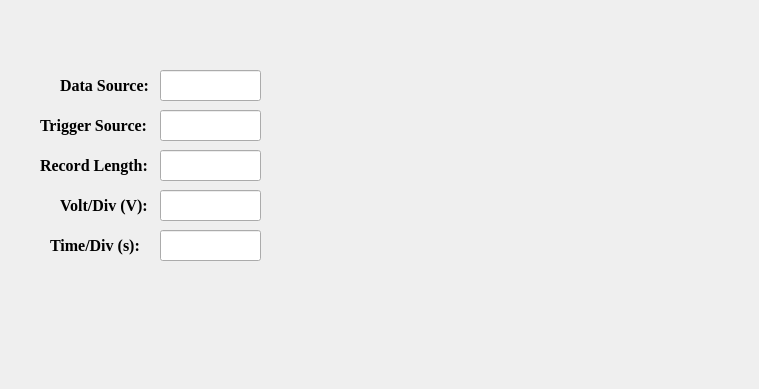
    <widget class="QWidget" name="Ocilloscope">
     <attribute name="title">
      <string>Ocilloscope</string>
     </attribute>
     <widget class="QLineEdit" name="data_source_line">
      <property name="geometry">
       <rect>
        <x>160</x>
        <y>70</y>
        <width>101</width>
        <height>31</height>
       </rect>
      </property>
      <property name="text">
       <string/>
      </property>
     </widget>
     <widget class="QLabel" name="label_32">
      <property name="geometry">
       <rect>
        <x>50</x>
        <y>230</y>
        <width>101</width>
        <height>31</height>
       </rect>
      </property>
      <property name="font">
       <font>
        <family>Times New Roman</family>
        <pointsize>12</pointsize>
        <weight>75</weight>
        <bold>true</bold>
       </font>
      </property>
      <property name="text">
       <string>Time/Div (s):</string>
      </property>
     </widget>
     <widget class="QLabel" name="label_46">
      <property name="geometry">
       <rect>
        <x>40</x>
        <y>150</y>
        <width>111</width>
        <height>31</height>
       </rect>
      </property>
      <property name="font">
       <font>
        <family>Times New Roman</family>
        <pointsize>12</pointsize>
        <weight>75</weight>
        <bold>true</bold>
       </font>
      </property>
      <property name="text">
       <string>Record Length:</string>
      </property>
     </widget>
     <widget class="QLineEdit" name="trig_source_line">
      <property name="geometry">
       <rect>
        <x>160</x>
        <y>110</y>
        <width>101</width>
        <height>31</height>
       </rect>
      </property>
      <property name="text">
       <string/>
      </property>
     </widget>
     <widget class="QLineEdit" name="t_div_line">
      <property name="geometry">
       <rect>
        <x>160</x>
        <y>230</y>
        <width>101</width>
        <height>31</height>
       </rect>
      </property>
      <property name="text">
       <string/>
      </property>
     </widget>
     <widget class="QLineEdit" name="rec_length_line">
      <property name="geometry">
       <rect>
        <x>160</x>
        <y>150</y>
        <width>101</width>
        <height>31</height>
       </rect>
      </property>
      <property name="text">
       <string/>
      </property>
     </widget>
     <widget class="QLabel" name="label_63">
      <property name="geometry">
       <rect>
        <x>60</x>
        <y>70</y>
        <width>101</width>
        <height>31</height>
       </rect>
      </property>
      <property name="font">
       <font>
        <family>Times New Roman</family>
        <pointsize>12</pointsize>
        <weight>75</weight>
        <bold>true</bold>
       </font>
      </property>
      <property name="text">
       <string>Data Source:</string>
      </property>
     </widget>
     <widget class="PlotWidget" name="plot_graph_10" native="true">
      <property name="geometry">
       <rect>
        <x>350</x>
        <y>80</y>
        <width>400</width>
        <height>300</height>
       </rect>
      </property>
      <property name="minimumSize">
       <size>
        <width>350</width>
        <height>150</height>
       </size>
      </property>
      <property name="maximumSize">
       <size>
        <width>700</width>
        <height>300</height>
       </size>
      </property>
     </widget>
     <widget class="QLabel" name="label_64">
      <property name="geometry">
       <rect>
        <x>60</x>
        <y>190</y>
        <width>101</width>
        <height>31</height>
       </rect>
      </property>
      <property name="font">
       <font>
        <family>Times New Roman</family>
        <pointsize>12</pointsize>
        <weight>75</weight>
        <bold>true</bold>
       </font>
      </property>
      <property name="text">
       <string>Volt/Div (V):</string>
      </property>
     </widget>
     <widget class="QLabel" name="label_65">
      <property name="geometry">
       <rect>
        <x>40</x>
        <y>110</y>
        <width>111</width>
        <height>31</height>
       </rect>
      </property>
      <property name="font">
       <font>
        <family>Times New Roman</family>
        <pointsize>12</pointsize>
        <weight>75</weight>
        <bold>true</bold>
       </font>
      </property>
      <property name="text">
       <string>Trigger Source:</string>
      </property>
     </widget>
     <widget class="QLineEdit" name="v_div_line">
      <property name="geometry">
       <rect>
        <x>160</x>
        <y>190</y>
        <width>101</width>
        <height>31</height>
       </rect>
      </property>
      <property name="text">
       <string/>
      </property>
     </widget>
    </widget>
